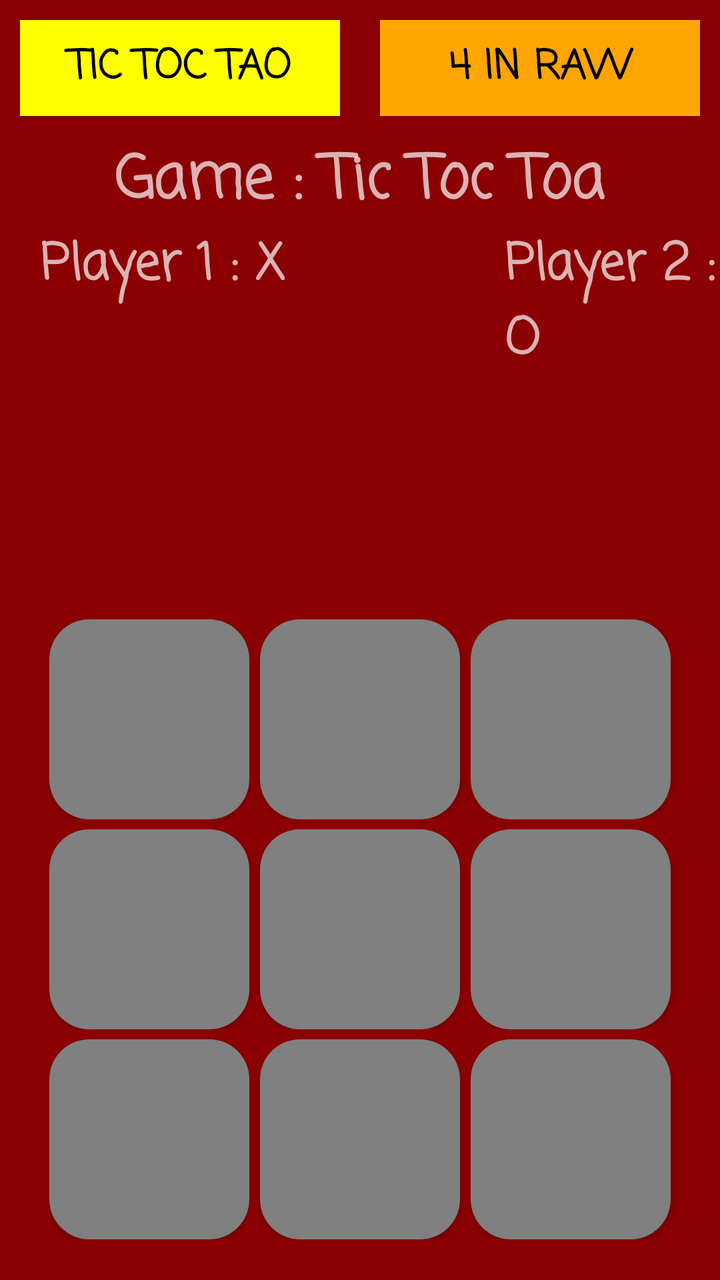
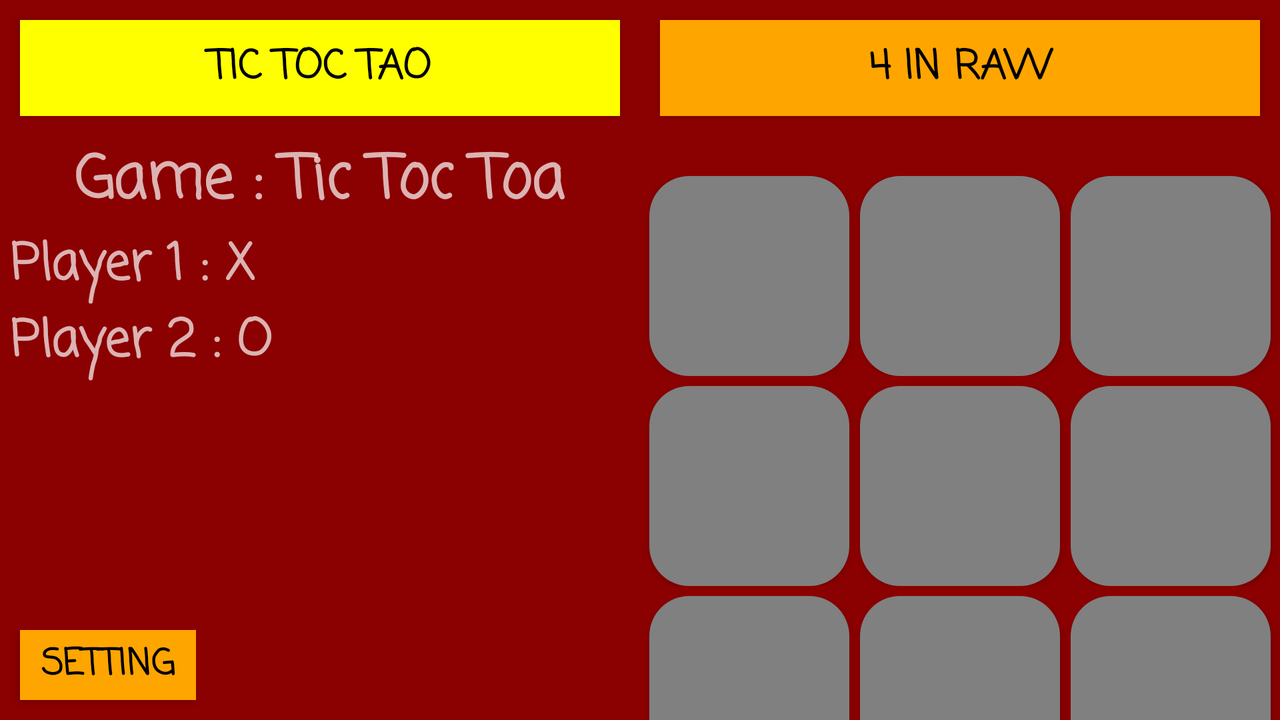

Compare how this app lays out the same screen by default and in its alternative resource folder. The renders come first, then the two layout files and the values they reference.
<!-- AndroidManifest.xml: application theme AppTheme -->
<!-- res/layout/fragment_tic_toc_toa.xml -->
<?xml version="1.0" encoding="utf-8"?>
    <LinearLayout xmlns:android="http://schemas.android.com/apk/res/android"
        xmlns:tools="http://schemas.android.com/tools"
        android:layout_width="match_parent"
        android:layout_height="match_parent"
        android:background="@color/DarkRed"
        android:orientation="vertical"
        tools:context=".TicTocToaFragment">

        <LinearLayout
            android:layout_width="match_parent"
            android:layout_height="wrap_content">

            <Button
                android:id="@+id/btn_ticTocToa_ticTocToa"
                android:layout_width="0dp"
                android:layout_height="wrap_content"
                android:layout_margin="10dp"
                android:layout_weight="1"
                android:background="@color/Yellow"
                android:fontFamily="casual"
                android:text="@string/tic_toc_tao"
                android:textColor="@color/Black"
                android:textSize="20sp"
                android:textStyle="bold" />

            <Button
                android:id="@+id/btn_ticTocToa_4InRaw"
                android:layout_width="0dp"
                android:layout_height="wrap_content"
                android:layout_margin="10dp"
                android:layout_weight="1"
                android:background="@color/Orange"
                android:fontFamily="casual"
                android:text="@string/_4_in_raw"
                android:textColor="@color/Black"
                android:textSize="20sp"
                android:textStyle="bold" />
        </LinearLayout>

        <TextView
            android:layout_width="wrap_content"
            android:layout_height="wrap_content"
            android:layout_gravity="center"
            android:fontFamily="casual"
            android:text="@string/game_tic_toc_toa"
            android:textSize="30sp"
            android:textStyle="bold" />

        <LinearLayout
            android:layout_width="match_parent"
            android:layout_height="wrap_content"
            android:background="@color/DarkRed">

            <TextView
                android:layout_marginLeft="20dp"
                android:layout_width="wrap_content"
                android:layout_height="wrap_content"
                android:fontFamily="casual"
                android:text="@string/player_1_x"
                android:textSize="25sp"
                android:textStyle="bold" />

            <TextView
                android:layout_width="wrap_content"
                android:layout_height="wrap_content"
                android:layout_marginLeft="110dp"
                android:fontFamily="casual"
                android:text="@string/player_2_o"
                android:textSize="25sp"
                android:textStyle="bold" />

        </LinearLayout>

        <TextView
            android:layout_marginLeft="150dp"
            android:layout_marginTop="20dp"
            android:id="@+id/txt_ticTocToa_turn"
            android:layout_width="match_parent"
            android:textSize="25sp"
            android:fontFamily="casual"
            android:layout_height="100dp"
            android:textColor="@color/Yellow"
            />


        <LinearLayout
            android:layout_marginBottom="5dp"
            android:layout_width="match_parent"
            android:layout_height="100dp"
            android:gravity="center">

            <Button
                android:textSize="50sp"
                android:fontFamily="casual"
                android:layout_margin="2.5dp"
                android:background="@drawable/round"
                android:id="@+id/btn_ticTocToa_1"
                android:layout_width="100dp"
                android:layout_height="100dp" />

            <Button
                android:textSize="50sp"
                android:fontFamily="casual"
                android:layout_margin="2.5dp"
                android:background="@drawable/round"
                android:id="@+id/btn_ticTocToa_2"
                android:layout_width="100dp"
                android:layout_height="100dp" />

            <Button
                android:textSize="50sp"
                android:fontFamily="casual"
                android:layout_margin="2.5dp"
                android:background="@drawable/round"
                android:id="@+id/btn_ticTocToa_3"
                android:layout_width="100dp"
                android:layout_height="100dp" />
        </LinearLayout>

        <LinearLayout
            android:layout_marginBottom="5dp"
            android:layout_width="match_parent"
            android:layout_height="100dp"
            android:gravity="center">

            <Button
                android:textSize="50sp"
                android:fontFamily="casual"
                android:layout_margin="2.5dp"
                android:background="@drawable/round"
                android:id="@+id/btn_ticTocToa_4"
                android:layout_width="100dp"
                android:layout_height="100dp" />

            <Button
                android:textSize="50sp"
                android:fontFamily="casual"
                android:layout_margin="2.5dp"
                android:background="@drawable/round"
                android:id="@+id/btn_ticTocToa_5"
                android:layout_width="100dp"
                android:layout_height="100dp" />

            <Button
                android:textSize="50sp"
                android:fontFamily="casual"
                android:layout_margin="2.5dp"
                android:background="@drawable/round"
                android:id="@+id/btn_ticTocToa_6"
                android:layout_width="100dp"
                android:layout_height="100dp" />
        </LinearLayout>

        <LinearLayout
            android:layout_width="match_parent"
            android:layout_height="100dp"
            android:gravity="center">

            <Button
                android:textSize="50sp"
                android:fontFamily="casual"
                android:layout_margin="2.5dp"
                android:background="@drawable/round"
                android:id="@+id/btn_ticTocToa_7"
                android:layout_width="100dp"
                android:layout_height="100dp" />

            <Button
                android:textSize="50sp"
                android:fontFamily="casual"
                android:background="@drawable/round"
                android:layout_margin="2.5dp"
                android:id="@+id/btn_ticTocToa_8"
                android:layout_width="100dp"
                android:layout_height="100dp" />

            <Button
                android:textSize="50sp"
                android:fontFamily="casual"
                android:layout_margin="2.5dp"
                android:background="@drawable/round"
                android:id="@+id/btn_ticTocToa_9"
                android:layout_width="100dp"
                android:layout_height="100dp" />
        </LinearLayout>
        <Button
            android:textColor="@color/Black"
            android:id="@+id/btn_ticTocToa_setting"
            android:layout_marginTop="100dp"
            android:layout_width="wrap_content"
            android:layout_height="wrap_content"
            android:fontFamily="casual"
            android:textStyle="bold"
            android:textSize="18sp"
            android:background="@color/Orange"
            android:layout_marginLeft="10dp"
            android:text="@string/setting"/>

    </LinearLayout>
<!-- resources referenced by this layout -->
<resources>
  <color name="Black">#000000</color>
  <color name="DarkRed">#8B0000</color>
  <color name="Orange">#FFA500</color>
  <color name="Yellow">#FFFF00</color>
  <!-- drawable round (drawable-v24) -->
  <?xml version ="1.0" encoding ="utf-8"?>
      <shape xmlns:android="http://schemas.android.com/apk/res/android"
          android:shape="rectangle">
          <solid android:color="@color/Gray" />
          <corners android:bottomRightRadius="20dp"
              android:bottomLeftRadius="20dp"
              android:topRightRadius="20dp"
              android:topLeftRadius="20dp"/>
      </shape>
  <string name="_4_in_raw">4 in Raw</string>
  <string name="game_tic_toc_toa">Game : Tic Toc Toa</string>
  <string name="player_1_x">Player 1 : X</string>
  <string name="player_2_o">Player 2 : O</string>
  <string name="setting">Setting</string>
  <string name="tic_toc_tao">Tic Toc Tao</string>
  <style name="AppTheme" parent="Theme.MaterialComponents.NoActionBar.Bridge">
          
          <item name="colorPrimary">@color/colorPrimary</item>
          <item name="colorPrimaryDark">@color/colorPrimaryDark</item>
          <item name="colorAccent">@color/colorAccent</item>
          <item name="android:windowNoTitle">true</item>
          <item name="android:windowActionBar">false</item>
          <item name="android:windowFullscreen">true</item>
          <item name="android:windowContentOverlay">@null</item>
      </style>
  <color name="Gray">#808080</color>
  <color name="colorPrimary">#f9a825</color>
  <color name="colorPrimaryDark">#c17900</color>
  <color name="colorAccent">#03DAC5</color>
</resources>
<!-- res/layout-land/fragment_tic_toc_toa.xml (the repository's variant of the layout above) -->
<!-- drawn on the phone turned sideways -->
<?xml version="1.0" encoding="utf-8"?>
<LinearLayout xmlns:android="http://schemas.android.com/apk/res/android"
    xmlns:tools="http://schemas.android.com/tools"
    android:layout_width="match_parent"
    android:layout_height="match_parent"
    android:background="@color/DarkRed"
    android:orientation="vertical"
    tools:context=".TicTocToaFragment">

    <LinearLayout
        android:layout_width="match_parent"
        android:layout_height="wrap_content">

        <Button
            android:id="@+id/btn_ticTocToa_ticTocToa"
            android:textColor="@color/Black"
            android:layout_width="0dp"
            android:layout_height="wrap_content"
            android:layout_margin="10dp"
            android:layout_weight="1"
            android:background="@color/Yellow"
            android:fontFamily="casual"
            android:text="@string/tic_toc_tao"
            android:textSize="20sp"
            android:textStyle="bold" />

        <Button
            android:id="@+id/btn_ticTocToa_4InRaw"
            android:textColor="@color/Black"
            android:layout_width="0dp"
            android:layout_height="wrap_content"
            android:layout_margin="10dp"
            android:layout_weight="1"
            android:background="@color/Orange"
            android:fontFamily="casual"
            android:text="@string/_4_in_raw"
            android:textSize="20sp"
            android:textStyle="bold" />
    </LinearLayout>

    <LinearLayout
        android:layout_width="match_parent"
        android:layout_height="match_parent"
        android:orientation="horizontal">

        <LinearLayout
            android:layout_width="0dp"
            android:layout_height="match_parent"
            android:layout_weight="1"
            android:orientation="vertical">

            <TextView
                android:layout_width="wrap_content"
                android:layout_height="wrap_content"
                android:layout_gravity="center"
                android:fontFamily="casual"
                android:text="@string/game_tic_toc_toa"
                android:textSize="30sp"
                android:textStyle="bold" />



                <TextView
                    android:layout_width="wrap_content"
                    android:layout_height="wrap_content"
                    android:fontFamily="casual"
                    android:text="@string/player_1_x"
                    android:layout_marginLeft="5dp"
                    android:textSize="25sp"
                    android:textStyle="bold" />

                <TextView
                    android:layout_width="wrap_content"
                    android:layout_height="wrap_content"
                    android:fontFamily="casual"
                    android:layout_marginLeft="5dp"
                    android:text="@string/player_2_o"
                    android:textSize="25sp"
                    android:textStyle="bold" />



            <LinearLayout
                android:orientation="vertical"
                android:layout_width="match_parent"
                android:layout_height="match_parent">
                <TextView
                    android:id="@+id/txt_ticTocToa_turn"
                    android:layout_width="match_parent"
                    android:layout_height="0dp"
                    android:layout_weight="1.5"
                    android:layout_gravity="center"
                    android:layout_marginTop="20dp"
                    android:fontFamily="casual"
                    android:textColor="@color/Yellow"
                    android:textSize="25sp" />


                <Button
                    android:textColor="@color/Black"
                    android:id="@+id/btn_ticTocToa_setting"
                    android:layout_width="wrap_content"
                    android:layout_height="0dp"
                    android:layout_weight="0.5"
                    android:layout_marginLeft="10dp"
                    android:background="@color/Orange"
                    android:layout_marginBottom="10dp"
                    android:fontFamily="casual"
                    android:text="@string/setting"
                    android:textSize="18sp"
                    android:textStyle="bold" />
            </LinearLayout>
        </LinearLayout>

        <LinearLayout
            android:layout_width="0dp"
            android:layout_height="match_parent"
            android:layout_weight="1"
            android:orientation="vertical">

            <LinearLayout
                android:layout_marginTop="20dp"
                android:layout_width="match_parent"
                android:layout_height="100dp"
                android:layout_marginBottom="5dp"
                android:gravity="center">

                <Button
                    android:textSize="50sp"
                    android:fontFamily="casual"
                    android:id="@+id/btn_ticTocToa_1"
                    android:layout_width="100dp"
                    android:layout_height="100dp"
                    android:layout_margin="2.5dp"
                    android:background="@drawable/round" />

                <Button
                    android:textSize="50sp"
                    android:fontFamily="casual"
                    android:id="@+id/btn_ticTocToa_2"
                    android:layout_width="100dp"
                    android:layout_height="100dp"
                    android:layout_margin="2.5dp"
                    android:background="@drawable/round" />

                <Button
                    android:textSize="50sp"
                    android:fontFamily="casual"
                    android:id="@+id/btn_ticTocToa_3"
                    android:layout_width="100dp"
                    android:layout_height="100dp"
                    android:layout_margin="2.5dp"
                    android:background="@drawable/round" />
            </LinearLayout>

            <LinearLayout
                android:layout_width="match_parent"
                android:layout_height="100dp"
                android:layout_marginBottom="5dp"
                android:gravity="center">

                <Button
                    android:textSize="50sp"
                    android:fontFamily="casual"
                    android:id="@+id/btn_ticTocToa_4"
                    android:layout_width="100dp"
                    android:layout_height="100dp"
                    android:layout_margin="2.5dp"
                    android:background="@drawable/round" />

                <Button
                    android:textSize="50sp"
                    android:fontFamily="casual"
                    android:id="@+id/btn_ticTocToa_5"
                    android:layout_width="100dp"
                    android:layout_height="100dp"
                    android:layout_margin="2.5dp"
                    android:background="@drawable/round" />

                <Button
                    android:textSize="50sp"
                    android:fontFamily="casual"
                    android:id="@+id/btn_ticTocToa_6"
                    android:layout_width="100dp"
                    android:layout_height="100dp"
                    android:layout_margin="2.5dp"
                    android:background="@drawable/round" />
            </LinearLayout>

            <LinearLayout
                android:layout_width="match_parent"
                android:layout_height="100dp"
                android:gravity="center">

                <Button
                    android:textSize="50sp"
                    android:fontFamily="casual"
                    android:id="@+id/btn_ticTocToa_7"
                    android:layout_width="100dp"
                    android:layout_height="100dp"
                    android:layout_margin="2.5dp"
                    android:background="@drawable/round" />

                <Button
                    android:textSize="50sp"
                    android:fontFamily="casual"
                    android:id="@+id/btn_ticTocToa_8"
                    android:layout_width="100dp"
                    android:layout_height="100dp"
                    android:layout_margin="2.5dp"
                    android:background="@drawable/round" />

                <Button
                    android:textSize="50sp"
                    android:fontFamily="casual"
                    android:id="@+id/btn_ticTocToa_9"
                    android:layout_width="100dp"
                    android:layout_height="100dp"
                    android:layout_margin="2.5dp"
                    android:background="@drawable/round" />
            </LinearLayout>
        </LinearLayout>
    </LinearLayout>


</LinearLayout>
